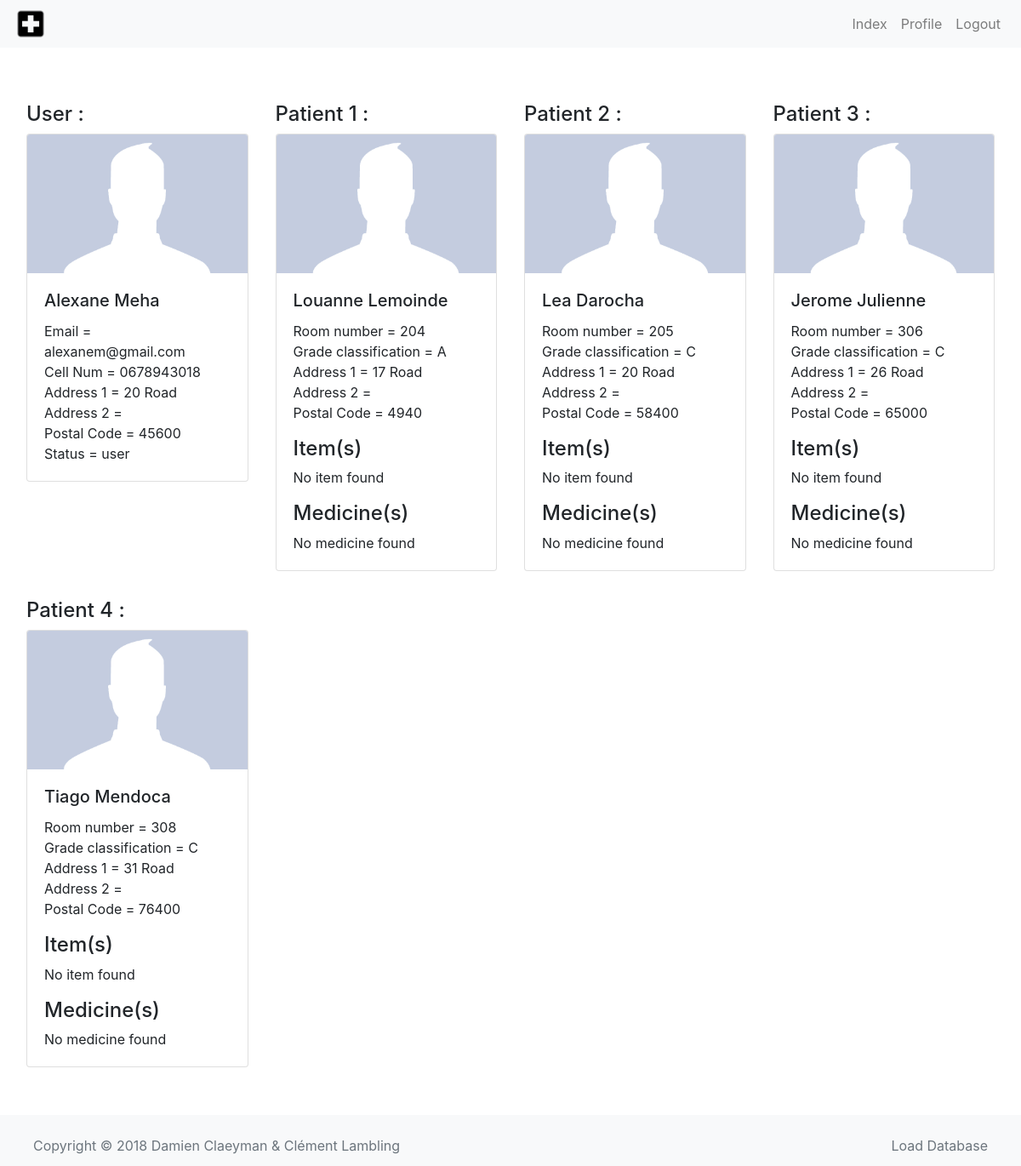
Page /profile.php (signed in) on the committed database.
### tables this page shows
CREATE TABLE IF NOT EXISTS `tbl_user` (
  `ID` int(11) NOT NULL AUTO_INCREMENT,
  `FName` varchar(45) NOT NULL,
  `LName` varchar(45) NOT NULL,
  `Address1` varchar(45) NOT NULL,
  `Address2` varchar(45) DEFAULT NULL,
  `PostalCode` int(11) NOT NULL,
  `Email` varchar(45) NOT NULL,
  `CellNum` varchar(45) DEFAULT NULL,
  `Password` varchar(45) NOT NULL,
  `UserImage` varchar(50) DEFAULT NULL,
  `Status` varchar(45) NOT NULL,
  PRIMARY KEY (`ID`)
);

CREATE TABLE IF NOT EXISTS `tbl_patient` (
  `ID` int(11) NOT NULL AUTO_INCREMENT,
  `FName` varchar(45) NOT NULL,
  `LName` varchar(45) NOT NULL,
  `RoomNb` varchar(45) NOT NULL,
  `Password` varchar(45) NOT NULL,
  `Address1` varchar(45) NOT NULL,
  `Address2` varchar(45) DEFAULT NULL,
  `PostalCode` int(11) NOT NULL,
  `GradeClassification` char(1) NOT NULL,
  `PatientImage` varchar(50) DEFAULT NULL,
  `NextOfKin` int(11) NOT NULL,
  PRIMARY KEY (`ID`),
  KEY `fk_tbl_Patient_tbl_User1_idx` (`NextOfKin`)
);

### lib/utilities.php (called while the page is built, shortened)
<?php
function getSessionUser()
{
    if(empty($_SESSION['user']))
    {
        return NULL;
    }
    else
    {
        return unserialize($_SESSION['user']);
    }
}
function getRoot()
{
    $folder = "/project/";
    return "http://".$_SERVER['HTTP_HOST'].$folder;
}
function autoload($classname)
{
    if (file_exists($file = dirname(__DIR__).'/class/'. $classname . '.php'))
    {
        require $file;
    }
}

### class/User.php (called while the page is built, shortened)
<?php
class User
{
    private $id,
            $cellNum,
            $status;
    public function getId()
    {
        return $this->id;
    }
}

### class/UserManagerPDO.php (called while the page is built, shortened)
<?php
class UserManagerPDO
{
    protected $db;
    public function __construct(PDO $db)
    {
        $this->db = $db;
    }
    public function selectForeignPatient($id)
    {;
        $req = $this->db->prepare('SELECT * FROM tbl_patient WHERE NextOfKin = :id');
        $req->bindValue(':id',$id);
        $req->execute();
        return $req;
    }
    public function selectUser($id)
    {
        $req = $this->db->prepare('SELECT * FROM tbl_user WHERE ID = :id');
        $req->bindValue(':id',$id);
        $req->execute();
        return $req;
    }
}

### profile.php (the view, shortened to what this page needs)
<?php
require_once(__DIR__ . '/lib/utilities.php');
$userSession = getSessionUser();
$db = PDOConnection::getMysqlConnexion();
$managerUser = new UserManagerPDO($db);
$patients = $managerUser->selectForeignPatient($userSession->getId());
?>
<!doctype html>
<html lang="en">
<head>
    <?php include('includes/head.php')?>
</head>
<body>
<?php include('includes/navbar.php')?>
<div class="container-fluid m-0 mt-5 row">
   <div class="p-3 col-12 col-sm-6 col-md-4 col-lg-3">
        <h4>User :</h4>
        <div class="card col-12 p-0 m-0">
           <div class="profile-img">
               <?php
               $reqUser = $managerUser->selectUser($userSession->getId());
               $userData = $reqUser->fetch();
               $filename = $userData['UserImage'];
               if(file_exists($filename))
               {
                   ?>
                   <img src="<?php echo $filename?>" alt="user" class="card-img-top">
                   <?php
               }
               else
               {
                   ?>
                   <img src="images/styles/profile.jpg" alt="user" class="card-img-top">
                   <?php
               }
               ?>
           </div>
            <div class="card-body">
                <h5 class="card-title"><?php echo $userData['FName'].' '.$userData['LName']?></h5>
                <p class="card-text">
                    Email = <?php echo $userData['Email'] ?> <br>
                    Cell Num = <?php echo $userData['CellNum'] ?> <br>
                    Address 1 = <?php echo $userData['Address1'] ?> <br>
                    Address 2 = <?php echo $userData['Address2'] ?> <br>
                    Postal Code = <?php echo $userData['PostalCode'] ?> <br>
                    Status = <?php echo $userData['Status'] ?> <br>
                </p>
            </div>
        </div>
    </div>
<?php
$i = 1;
while($data = $patients->fetch())
{
?>
    <div class="p-3 col-12 col-sm-6 col-md-4 col-lg-3">
        <h4>Patient <?php echo $i ?> : </h4>
        <div class="card col-12 p-0 m-0">
            <div class="profile-img">
                <?php
                $filename = $data['PatientImage'];
                if(file_exists($filename))
                {
                    ?>
                    <img src="<?php echo $data['PatientImage']?>" alt="patient" class="card-img-top">
                    <?php
                }
                else
                {
                    ?>
                    <img src="images/styles/profile.jpg" alt="user" class="card-img-top">
                    <?php
                }
                ?>
            </div>
            <div class="card-body">
                <h5 class="card-title"><?php echo $data['FName'].' '.$data['LName']?></h5>
                <p class="card-text">
                    Room number = <?php echo $data['RoomNb'] ?> <br>
                    Grade classification = <?php echo $data['GradeClassification'] ?> <br>
                    Address 1 = <?php echo $data['Address1'] ?> <br>
                    Address 2 = <?php echo $data['Address2'] ?> <br>
                    Postal Code = <?php echo $data['PostalCode'] ?> <br>
                </p>
                <div>
                    <h4>Item(s)</h4>
                        <?php
                    if(!isset($itemFound))
                    {
                        ?>
                        <span>No item found</span>
                        <?php
                    }
                    ?>
                </div>
                <div class="pt-3">
                    <h4>Medicine(s)</h4>
                        <?php
                    if(!isset($medicineFound))
                    {
                        ?>
                        <span>No medicine found</span>
                        <?php
                    }
                    ?>
                </div>
            </div>
        </div>
    </div>
<?php
    $i++;
}
?>
</div>
<?php include 'includes/footer.php'?>
</body>
</html>

### includes/head.php (shortened to what this page needs)
<link rel="stylesheet" href="https://maxcdn.bootstrapcdn.com/bootstrap/4.1.3/css/bootstrap.min.css">
<link rel="stylesheet" href="<?php echo getRoot()?>css/style.css">

### includes/navbar.php (shortened to what this page needs)
<header class="p-0 m-0">
    <nav class="navbar navbar-expand-md bg-light navbar-light min-height-64">
        <a href="<?php echo getRoot()?>index.php">
            <img class="img-fluid height-40" src="<?php echo getRoot()?>images/styles/logo.png" alt="Logo">
        </a>
        <div class="collapse navbar-collapse justify-content-end" id="collapsibleNavId">
            <ul class="navbar-nav mt-2 mt-lg-0">
                <li class="nav-item ">
                    <a class="nav-link" href="<?php echo getRoot()?>index.php">Index</a>
                </li>
                <?php
                if(!empty($userSession)){
                        ?>
                    <li class="nav-item ">
                        <a class="nav-link" href="<?php echo getRoot()?>profile.php">Profile</a>
                    </li>
                    <li class="nav-item ">
                        <a class="nav-link" href="<?php echo getRoot()?>logout.php">Logout</a>
                    </li>
                    <?php
                }
                ?>
            </ul>
        </div>
    </nav>
</header>

### includes/footer.php
<footer class="footer bg-light p-4 mt-5">
    <div class="container-fluid d-flex justify-content-between">
        <span class="text-muted">Copyright © <?php echo date("Y"); ?> Damien Claeyman & Clément Lambling</span>
        <a href="<?php echo getRoot()?>SQL/loadDB.php" class="text-muted">Load Database</a>
    </div>
</footer>

### css/style.css (style rules this page uses)
html { position: relative; min-height: 100%; }
body { margin-bottom: 100px; }
.footer { position: absolute; bottom: 0; width: 100%; height: 60px; background: #000000; color: #FFFFFF; }
.height-40 { height: 40px; }
.profile-img { max-height: 200px; overflow: hidden; }

### rows in the picture
tbl_user: FName "Alexane", LName "Meha", Email "alexanem@gmail.com", CellNum "0678943018", Address1 "20 Road", PostalCode "45600", Status "user"
tbl_patient: FName "Louanne", LName "Lemoinde", RoomNb "204", GradeClassification "A", Address1 "17 Road", PostalCode "4940"
tbl_patient: FName "Lea", LName "Darocha", RoomNb "205", GradeClassification "C", Address1 "20 Road", PostalCode "58400"
tbl_patient: FName "Jerome", LName "Julienne", RoomNb "306", GradeClassification "C", Address1 "26 Road", PostalCode "65000"
tbl_patient: FName "Tiago", LName "Mendoca", RoomNb "308", GradeClassification "C", Address1 "31 Road", PostalCode "76400"
